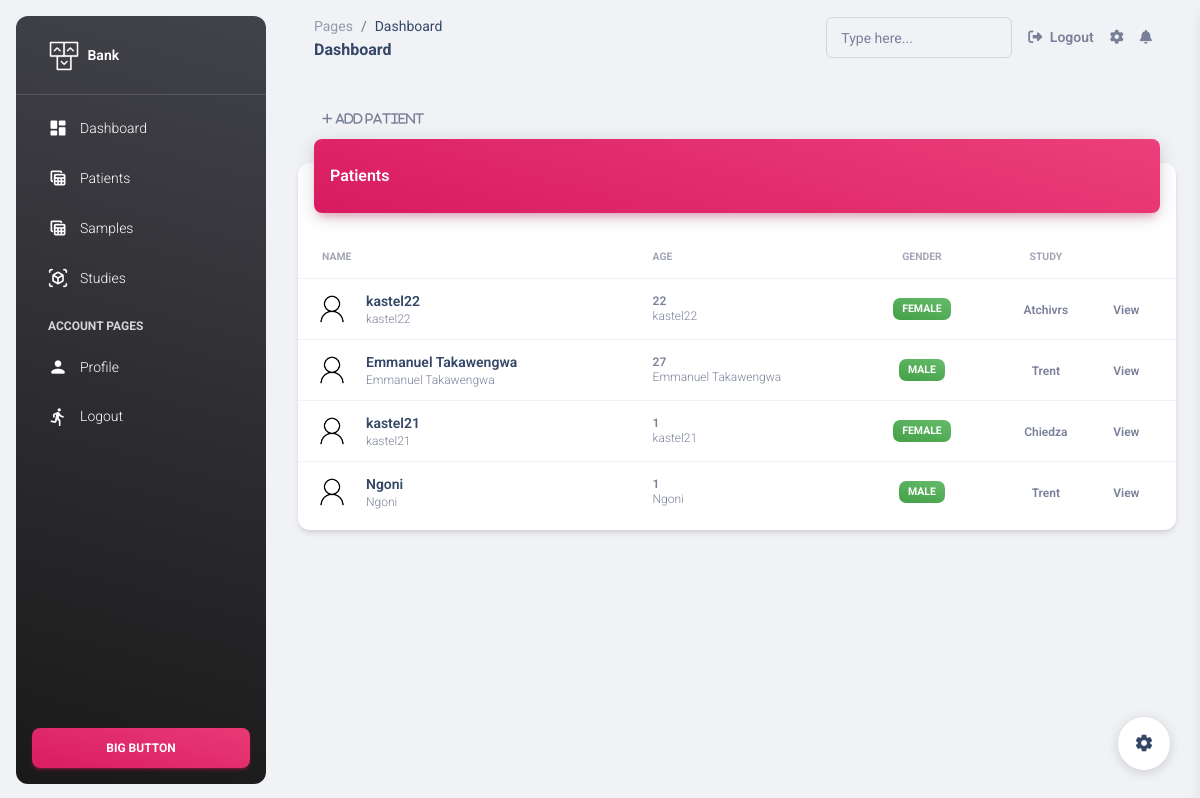
//view_patients (signed in), run on the app's committed database.
### apps/home/models.py (models this page shows, shortened)
class Patient(models.Model):
    sex = [("Male","Male"),("Female","Female"),("n/a","n/a")]
    id = models.AutoField(primary_key=True)
    name = models.CharField(max_length=200)
    dob = models.CharField(max_length=200)
    gender = models.CharField(choices=sex,max_length=10)
    phone = models.CharField(max_length=20, default="0783872345")
    age = models.CharField(max_length=20, default="1")
    study = models.ForeignKey(Study, on_delete=models.CASCADE, default=1)

class Study(models.Model):
    statuses = [("On going","On going"),("Ended","Ended"),("n/a","n/a")]
    id = models.AutoField(primary_key=True)
    name = models.CharField(max_length=200)
    narrative_name= models.CharField(max_length=500, default="sadf asd fadfg arsg dvadhf dgjhbn")
    status = models.CharField(choices=statuses,max_length=200, default="On going")
    def __str__(self) -> str:
        return self.name

### apps/home/views.py (the view)
# urls.py: path('/view_patients',views.PatientIndexView.as_view(), name='view_patients'),
class PatientIndexView(LoginRequired,ListView):
    model = Patient
    context_object_name = 'questions'
    template_name = 'home/patients.html'
    def get_context_data(self, *args, **kwargs):
        context = super(PatientIndexView, self).get_context_data(*args, **kwargs)
        patient_list = Patient.objects.all().order_by('-id')
        paginator = Paginator(patient_list, 6)
        page = self.request.GET.get('page')
        try:
            patients = paginator.page(page)
        except PageNotAnInteger:
            patients = paginator.page(1)
        except EmptyPage:
            patients = paginator.page(paginator.num_pages)
        context['allpatients'] = True
        context['patients'] = patients
        context['total'] = patient_list.count()
        return context

### apps/context_processors.py (called while the page is built)
def cfg_assets_root(request):
    return { 'ASSETS_ROOT' : settings.ASSETS_ROOT }

### apps/home/mixins.py (called while the page is built)
    @method_decorator(login_required)
    def dispatch(self, *args, **kwargs):
        return super(LoginRequired, self).dispatch(*args, **kwargs)

### apps/templates/home/patients.html (shortened to what this page needs)
{% extends "layouts/base.html" %}
{% block content %}
  <div class="container-fluid py-4">
    <div class="row">
      <div class="col-12">
        <button onclick="location.href='{% url 'add_patient' %}' " class="btn btn-link text-secondary mb-0" aria-haspopup="true" aria-expanded="false">
          <i class="fa fa-plus text-xs"> Add Patient</i>
        </button>
        <div class="card my-4">
          <div class="card-header p-0 position-relative mt-n4 mx-3 z-index-2">
            <div class="bg-gradient-primary shadow-primary border-radius-lg pt-4 pb-3">
              <h6 class="text-white text-capitalize ps-3">Patients</h6>
            </div>
          </div>
          <div class="card-body px-0 pb-2">
            <div class="table-responsive p-0">
              <table class="table align-items-center mb-0">
                <thead>
                  <tr>
                    <th class="text-uppercase text-secondary text-xxs font-weight-bolder opacity-7">Name</th>
                    <th class="text-uppercase text-secondary text-xxs font-weight-bolder opacity-7 ps-2">Age</th>
                    <th class="text-center text-uppercase text-secondary text-xxs font-weight-bolder opacity-7">Gender</th>
                    <th class="text-center text-uppercase text-secondary text-xxs font-weight-bolder opacity-7">study</th>
                    <th class="text-secondary opacity-7"></th>
                  </tr>
                </thead>
                <tbody>
                  {% if patients %}
                  {% for task in patients %}
                  <tr>
                    <td>
                      <div class="d-flex px-2 py-1">
                        <div>
                          <img src="{{ ASSETS_ROOT }}/img/user-128.png" class="avatar avatar-sm me-3 border-radius-lg" alt="user1">
                        </div>
                        <div class="d-flex flex-column justify-content-center">
                          <h6 class="mb-0 text-sm">{{task.name}}</h6>
                          <p class="text-xs text-secondary mb-0">{{task.name}}</p>
                        </div>
                      </div>
                    </td>
                    <td>
                      <p class="text-xs font-weight-bold mb-0">{{task.age}}</p>
                      <p class="text-xs text-secondary mb-0">{{task.name}}</p>
                    </td>
                    <td class="align-middle text-center text-sm">
                      <span class="badge badge-sm bg-gradient-success">{{task.gender}}</span>
                    </td>
                    <td class="align-middle text-center">
                      <span class="text-secondary text-xs font-weight-bold">{{task.study}}</span>
                    </td>
                    <td class="align-middle">
                      <a href="{% url 'patientDetails' task.id %}" class="text-secondary font-weight-bold text-xs" data-toggle="tooltip" data-original-title="Edit user">
                        View
                      </a>
                    </td>
                  </tr>
                  {% endfor %}
                  {% else %}
                      <h3 style="margin-left:15px">No Patients available for now.</h3>
                  {% endif %}
                </tbody>
              </table>
            </div>
          </div>
        </div>
      </div>
    </div>
  </div>
{% endblock content %}

### data on the page
Patient: name "kastel22", age "22", gender "FEMALE", study "Atchivrs"
Patient: name "Emmanuel Takawengwa", age "27", gender "MALE", study "Trent"
Patient: name "kastel21", age "1", gender "FEMALE", study "Chiedza"
Patient: name "Ngoni", age "1", gender "MALE", study "Trent"
